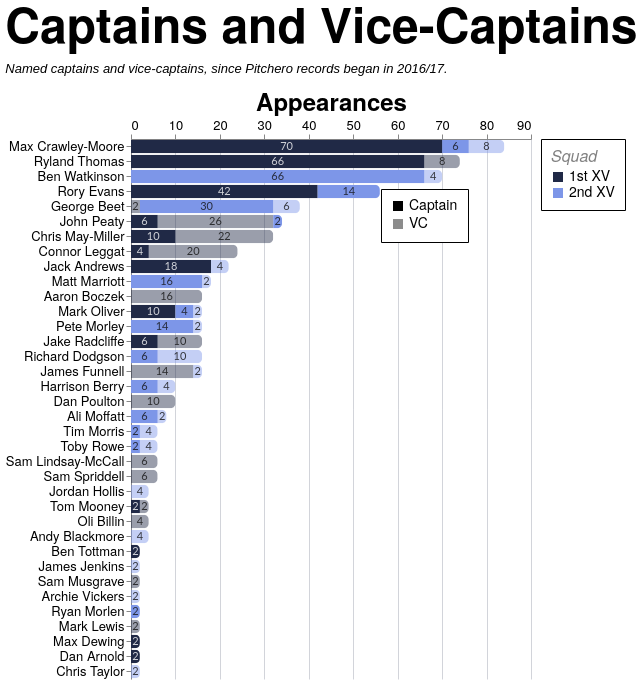

The specification (Vega-Lite) saved for this image:
### Vega-Lite specification from a JSON file in a GitHub repository (floating-point values rounded to 4 significant figures; data arrays with more than 128 entries replaced by an {"elided": "..."} marker saying what was removed)
{"config": {"axis": {"labelFont": "PT Sans Narrow, Helvetica Neue, Helvetica, Arial, sans-serif", "titleFont": "PT Sans Narrow, Helvetica Neue, Helvetica, Arial, sans-serif", "labelFontSize": 13, "titleFontSize": 24, "gridColor": "#202947", "gridOpacity": 0.2, "zindex": 1}, "text": {"font": "Lato, sans-serif"}, "bar": {"cornerRadiusEnd": 5}, "header": {"labelFont": "PT Sans Narrow, Helvetica Neue, Helvetica, Arial, sans-serif", "titleFont": "PT Sans Narrow, Helvetica Neue, Helvetica, Arial, sans-serif", "labelFontSize": 24, "titleFontSize": 28, "labelFontWeight": "bold", "orient": "left"}, "legend": {"labelFont": "PT Sans Narrow, Helvetica Neue, Helvetica, Arial, sans-serif", "titleFont": "PT Sans Narrow, Helvetica Neue, Helvetica, Arial, sans-serif", "labelFontSize": 14, "titleFontSize": 16, "titlePadding": 5, "fillColor": "white", "strokeColor": "black", "padding": 10, "titleFontWeight": "lighter", "titleFontStyle": "italic", "titleColor": "gray", "offset": 10}, "title": {"font": "PT Sans Narrow, Helvetica Neue, Helvetica, Arial, sans-serif", "fontSize": 48, "fontWeight": "bold", "anchor": "start", "align": "center", "titlePadding": 20, "subtitlePadding": 10, "subtitleFontSize": 13, "subtitleColor": "", "subtitleFontStyle": "italic", "offset": 15, "color": "black"}, "axisX": {"labelAngle": 0}, "facet": {"title": null, "header": null, "align": {"row": "each", "column": "each"}, "spacing": 10}, "resolve": {"scale": {"y": "independent", "facet": "independent"}}, "background": "transparent", "scale": {"offsetBandPaddingOuter": 0.2, "offsetBandPaddingInner": 0.1}, "view": {"stroke": null, "background": "transparent"}}, "layer": [{"mark": {"type": "bar"}, "encoding": {"color": {"field": "squad", "legend": {"labelExpr": "datum.value + ' XV'", "orient": "right", "title": "Squad"}, "scale": {"domain": ["1st", "2nd"], "range": ["#202946", "#7d96e8"]}, "sort": ["1st", "2nd"], "type": "nominal"}, "opacity": {"field": "role", "legend": {"legendX": 250, "legendY": 50, "orient": "none", "title": null}, "scale": {"domain": ["Captain", "VC"], "range": [1.0, 0.45]}, "sort": ["Captain", "VC"], "type": "nominal"}, "order": {"field": "stack_order", "sort": "ascending", "type": "quantitative"}, "tooltip": [{"field": "player", "title": "Player", "type": "nominal"}, {"field": "squad", "title": "Squad", "type": "nominal"}, {"field": "role", "title": "Role", "type": "nominal"}, {"field": "games_agg", "title": "Games", "type": "quantitative"}], "x": {"axis": {"orient": "top", "title": "Appearances"}, "field": "games_agg", "stack": "zero", "type": "quantitative"}, "y": {"field": "player", "sort": {"field": "player_total", "op": "max", "order": "descending"}, "title": null, "type": "nominal"}}, "transform": [{"aggregate": [{"op": "sum", "field": "games", "as": "games_agg"}, {"op": "max", "field": "player_total", "as": "player_total"}], "groupby": ["player", "squad", "role", "stack_order"]}]}, {"mark": {"type": "text", "align": "center", "baseline": "middle", "fontSize": 11, "opacity": 0.8}, "encoding": {"color": {"field": "label_color", "legend": null, "scale": null, "type": "nominal"}, "text": {"field": "games_agg", "format": ".0f", "type": "quantitative"}, "x": {"field": "x_mid", "type": "quantitative"}, "y": {"field": "player", "sort": {"field": "player_total", "op": "max", "order": "descending"}, "title": null, "type": "nominal"}}, "transform": [{"aggregate": [{"op": "sum", "field": "games", "as": "games_agg"}, {"op": "max", "field": "player_total", "as": "player_total"}], "groupby": ["player", "squad", "role", "stack_order"]}, {"groupby": ["player"], "stack": "games_agg", "sort": [{"field": "stack_order", "order": "ascending"}], "as": ["x0", "x1"]}, {"calculate": "(datum.x0 + datum.x1) / 2", "as": "x_mid"}, {"calculate": "datum.squad === '1st' && datum.role === 'Captain' ? '#ffffff' : '#111111'", "as": "label_color"}]}], "data": {"name": "data-ae9b4015da31c1bcef3cf47b4862143a"}, "height": {"step": 15}, "title": {"text": "Captains and Vice-Captains", "subtitle": "Named captains and vice-captains, since Pitchero records began in 2016/17."}, "transform": [{"joinaggregate": [{"op": "sum", "field": "games", "as": "player_total"}], "groupby": ["player"]}], "width": 400, "$schema": "https://vega.github.io/schema/vega-lite/v5.20.1.json", "datasets": {"data-ae9b4015da31c1bcef3cf47b4862143a": {"elided": "204 records"}}}
